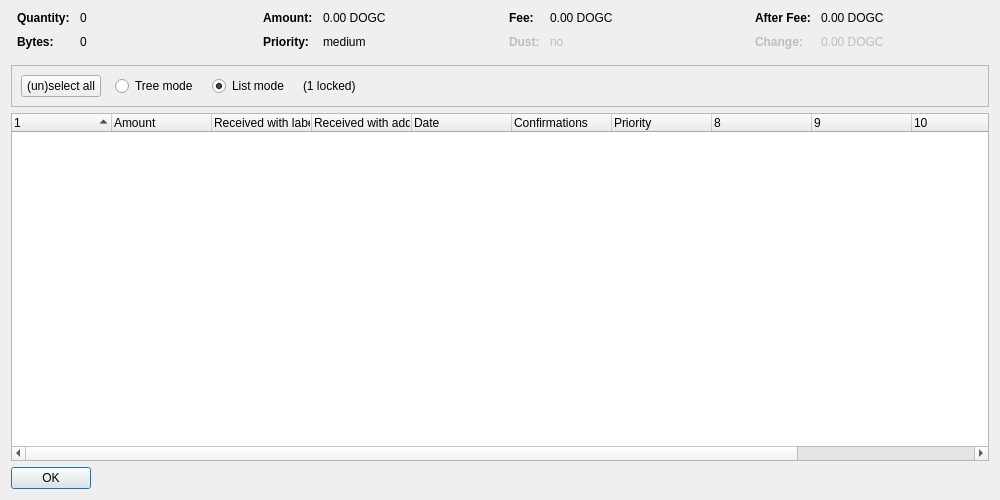
<?xml version="1.0" encoding="UTF-8"?>
<ui version="4.0">
 <class>CoinControlDialog</class>
 <widget class="QDialog" name="CoinControlDialog">
  <property name="geometry">
   <rect>
    <x>0</x>
    <y>0</y>
    <width>1000</width>
    <height>500</height>
   </rect>
  </property>
  <property name="windowTitle">
   <string>Coin Selection</string>
  </property>
  <layout class="QVBoxLayout" name="verticalLayout">
   <item>
    <layout class="QHBoxLayout" name="horizontalLayoutTop" stretch="0,0,0,0">
     <property name="topMargin">
      <number>0</number>
     </property>
     <property name="bottomMargin">
      <number>10</number>
     </property>
     <item>
      <layout class="QFormLayout" name="formLayoutCoinControl1">
       <property name="horizontalSpacing">
        <number>10</number>
       </property>
       <property name="verticalSpacing">
        <number>10</number>
       </property>
       <property name="leftMargin">
        <number>6</number>
       </property>
       <property name="rightMargin">
        <number>6</number>
       </property>
       <item row="0" column="0">
        <widget class="QLabel" name="labelCoinControlQuantityText">
         <property name="font">
          <font>
           <weight>75</weight>
           <bold>true</bold>
          </font>
         </property>
         <property name="text">
          <string>Quantity:</string>
         </property>
        </widget>
       </item>
       <item row="0" column="1">
        <widget class="QLabel" name="labelCoinControlQuantity">
         <property name="cursor">
          <cursorShape>IBeamCursor</cursorShape>
         </property>
         <property name="contextMenuPolicy">
          <enum>Qt::ActionsContextMenu</enum>
         </property>
         <property name="text">
          <string notr="true">0</string>
         </property>
         <property name="textInteractionFlags">
          <set>Qt::LinksAccessibleByMouse|Qt::TextSelectableByKeyboard|Qt::TextSelectableByMouse</set>
         </property>
        </widget>
       </item>
       <item row="1" column="0">
        <widget class="QLabel" name="labelCoinControlBytesText">
         <property name="font">
          <font>
           <weight>75</weight>
           <bold>true</bold>
          </font>
         </property>
         <property name="text">
          <string>Bytes:</string>
         </property>
        </widget>
       </item>
       <item row="1" column="1">
        <widget class="QLabel" name="labelCoinControlBytes">
         <property name="cursor">
          <cursorShape>IBeamCursor</cursorShape>
         </property>
         <property name="contextMenuPolicy">
          <enum>Qt::ActionsContextMenu</enum>
         </property>
         <property name="text">
          <string notr="true">0</string>
         </property>
         <property name="textInteractionFlags">
          <set>Qt::LinksAccessibleByMouse|Qt::TextSelectableByKeyboard|Qt::TextSelectableByMouse</set>
         </property>
        </widget>
       </item>
      </layout>
     </item>
     <item>
      <layout class="QFormLayout" name="formLayoutCoinControl2">
       <property name="horizontalSpacing">
        <number>10</number>
       </property>
       <property name="verticalSpacing">
        <number>10</number>
       </property>
       <property name="leftMargin">
        <number>6</number>
       </property>
       <property name="rightMargin">
        <number>6</number>
       </property>
       <item row="0" column="0">
        <widget class="QLabel" name="labelCoinControlAmountText">
         <property name="font">
          <font>
           <weight>75</weight>
           <bold>true</bold>
          </font>
         </property>
         <property name="text">
          <string>Amount:</string>
         </property>
        </widget>
       </item>
       <item row="0" column="1">
        <widget class="QLabel" name="labelCoinControlAmount">
         <property name="cursor">
          <cursorShape>IBeamCursor</cursorShape>
         </property>
         <property name="contextMenuPolicy">
          <enum>Qt::ActionsContextMenu</enum>
         </property>
         <property name="text">
          <string notr="true">0.00 DOGC</string>
         </property>
         <property name="textInteractionFlags">
          <set>Qt::LinksAccessibleByMouse|Qt::TextSelectableByKeyboard|Qt::TextSelectableByMouse</set>
         </property>
        </widget>
       </item>
       <item row="1" column="0">
        <widget class="QLabel" name="labelCoinControlPriorityText">
         <property name="font">
          <font>
           <weight>75</weight>
           <bold>true</bold>
          </font>
         </property>
         <property name="text">
          <string>Priority:</string>
         </property>
        </widget>
       </item>
       <item row="1" column="1">
        <widget class="QLabel" name="labelCoinControlPriority">
         <property name="cursor">
          <cursorShape>IBeamCursor</cursorShape>
         </property>
         <property name="contextMenuPolicy">
          <enum>Qt::ActionsContextMenu</enum>
         </property>
         <property name="text">
          <string notr="true">medium</string>
         </property>
         <property name="textInteractionFlags">
          <set>Qt::LinksAccessibleByMouse|Qt::TextSelectableByKeyboard|Qt::TextSelectableByMouse</set>
         </property>
        </widget>
       </item>
      </layout>
     </item>
     <item>
      <layout class="QFormLayout" name="formLayoutCoinControl3">
       <property name="horizontalSpacing">
        <number>10</number>
       </property>
       <property name="verticalSpacing">
        <number>10</number>
       </property>
       <property name="leftMargin">
        <number>6</number>
       </property>
       <property name="rightMargin">
        <number>6</number>
       </property>
       <item row="0" column="0">
        <widget class="QLabel" name="labelCoinControlFeeText">
         <property name="font">
          <font>
           <weight>75</weight>
           <bold>true</bold>
          </font>
         </property>
         <property name="text">
          <string>Fee:</string>
         </property>
        </widget>
       </item>
       <item row="0" column="1">
        <widget class="QLabel" name="labelCoinControlFee">
         <property name="cursor">
          <cursorShape>IBeamCursor</cursorShape>
         </property>
         <property name="contextMenuPolicy">
          <enum>Qt::ActionsContextMenu</enum>
         </property>
         <property name="text">
          <string notr="true">0.00 DOGC</string>
         </property>
         <property name="textInteractionFlags">
          <set>Qt::LinksAccessibleByMouse|Qt::TextSelectableByKeyboard|Qt::TextSelectableByMouse</set>
         </property>
        </widget>
       </item>
       <item row="1" column="0">
        <widget class="QLabel" name="labelCoinControlLowOutputText">
         <property name="enabled">
          <bool>false</bool>
         </property>
         <property name="font">
          <font>
           <weight>75</weight>
           <bold>true</bold>
          </font>
         </property>
         <property name="text">
          <string>Dust:</string>
         </property>
        </widget>
       </item>
       <item row="1" column="1">
        <widget class="QLabel" name="labelCoinControlLowOutput">
         <property name="enabled">
          <bool>false</bool>
         </property>
         <property name="cursor">
          <cursorShape>IBeamCursor</cursorShape>
         </property>
         <property name="contextMenuPolicy">
          <enum>Qt::ActionsContextMenu</enum>
         </property>
         <property name="text">
          <string notr="true">no</string>
         </property>
         <property name="textInteractionFlags">
          <set>Qt::LinksAccessibleByMouse|Qt::TextSelectableByKeyboard|Qt::TextSelectableByMouse</set>
         </property>
        </widget>
       </item>
      </layout>
     </item>
     <item>
      <layout class="QFormLayout" name="formLayoutCoinControl4">
       <property name="horizontalSpacing">
        <number>10</number>
       </property>
       <property name="verticalSpacing">
        <number>10</number>
       </property>
       <property name="leftMargin">
        <number>6</number>
       </property>
       <property name="rightMargin">
        <number>6</number>
       </property>
       <item row="0" column="0">
        <widget class="QLabel" name="labelCoinControlAfterFeeText">
         <property name="font">
          <font>
           <weight>75</weight>
           <bold>true</bold>
          </font>
         </property>
         <property name="text">
          <string>After Fee:</string>
         </property>
        </widget>
       </item>
       <item row="0" column="1">
        <widget class="QLabel" name="labelCoinControlAfterFee">
         <property name="cursor">
          <cursorShape>IBeamCursor</cursorShape>
         </property>
         <property name="contextMenuPolicy">
          <enum>Qt::ActionsContextMenu</enum>
         </property>
         <property name="text">
          <string notr="true">0.00 DOGC</string>
         </property>
         <property name="textInteractionFlags">
          <set>Qt::LinksAccessibleByMouse|Qt::TextSelectableByKeyboard|Qt::TextSelectableByMouse</set>
         </property>
        </widget>
       </item>
       <item row="1" column="0">
        <widget class="QLabel" name="labelCoinControlChangeText">
         <property name="enabled">
          <bool>false</bool>
         </property>
         <property name="font">
          <font>
           <weight>75</weight>
           <bold>true</bold>
          </font>
         </property>
         <property name="text">
          <string>Change:</string>
         </property>
        </widget>
       </item>
       <item row="1" column="1">
        <widget class="QLabel" name="labelCoinControlChange">
         <property name="enabled">
          <bool>false</bool>
         </property>
         <property name="cursor">
          <cursorShape>IBeamCursor</cursorShape>
         </property>
         <property name="contextMenuPolicy">
          <enum>Qt::ActionsContextMenu</enum>
         </property>
         <property name="text">
          <string notr="true">0.00 DOGC</string>
         </property>
         <property name="textInteractionFlags">
          <set>Qt::LinksAccessibleByMouse|Qt::TextSelectableByKeyboard|Qt::TextSelectableByMouse</set>
         </property>
        </widget>
       </item>
      </layout>
     </item>
    </layout>
   </item>
   <item>
    <widget class="QFrame" name="frame">
     <property name="minimumSize">
      <size>
       <width>0</width>
       <height>40</height>
      </size>
     </property>
     <property name="frameShape">
      <enum>QFrame::StyledPanel</enum>
     </property>
     <property name="frameShadow">
      <enum>QFrame::Sunken</enum>
     </property>
     <layout class="QHBoxLayout" name="horizontalLayout">
      <item>
       <layout class="QHBoxLayout" name="horizontalLayoutPanel" stretch="0,0,0,0,0">
        <property name="spacing">
         <number>14</number>
        </property>
        <item>
         <widget class="QPushButton" name="pushButtonSelectAll">
          <property name="sizePolicy">
           <sizepolicy hsizetype="Maximum" vsizetype="Fixed">
            <horstretch>0</horstretch>
            <verstretch>0</verstretch>
           </sizepolicy>
          </property>
          <property name="text">
           <string>(un)select all</string>
          </property>
          <property name="autoDefault">
           <bool>false</bool>
          </property>
         </widget>
        </item>
        <item>
         <widget class="QRadioButton" name="radioTreeMode">
          <property name="sizePolicy">
           <sizepolicy hsizetype="Maximum" vsizetype="Fixed">
            <horstretch>0</horstretch>
            <verstretch>0</verstretch>
           </sizepolicy>
          </property>
          <property name="text">
           <string>Tree mode</string>
          </property>
         </widget>
        </item>
        <item>
         <widget class="QRadioButton" name="radioListMode">
          <property name="sizePolicy">
           <sizepolicy hsizetype="Maximum" vsizetype="Fixed">
            <horstretch>0</horstretch>
            <verstretch>0</verstretch>
           </sizepolicy>
          </property>
          <property name="text">
           <string>List mode</string>
          </property>
          <property name="checked">
           <bool>true</bool>
          </property>
         </widget>
        </item>
        <item>
         <widget class="QLabel" name="labelLocked">
          <property name="text">
           <string notr="true">(1 locked)</string>
          </property>
         </widget>
        </item>
        <item>
         <spacer name="horizontalSpacer">
          <property name="orientation">
           <enum>Qt::Horizontal</enum>
          </property>
          <property name="sizeHint" stdset="0">
           <size>
            <width>40</width>
            <height>20</height>
           </size>
          </property>
         </spacer>
        </item>
       </layout>
      </item>
     </layout>
    </widget>
   </item>
   <item>
    <widget class="CoinControlTreeWidget" name="treeWidget">
     <property name="contextMenuPolicy">
      <enum>Qt::CustomContextMenu</enum>
     </property>
     <property name="sortingEnabled">
      <bool>false</bool>
     </property>
     <property name="columnCount">
      <number>12</number>
     </property>
     <attribute name="headerShowSortIndicator" stdset="0">
      <bool>true</bool>
     </attribute>
     <attribute name="headerStretchLastSection">
      <bool>false</bool>
     </attribute>
     <column>
      <property name="text">
       <string/>
      </property>
     </column>
     <column>
      <property name="text">
       <string>Amount</string>
      </property>
     </column>
     <column>
      <property name="text">
       <string>Received with label</string>
      </property>
     </column>
     <column>
      <property name="text">
       <string>Received with address</string>
      </property>
     </column>
     <column>
      <property name="text">
       <string>Date</string>
      </property>
     </column>
     <column>
      <property name="text">
       <string>Confirmations</string>
      </property>
      <property name="toolTip">
       <string>Confirmed</string>
      </property>
     </column>
     <column>
      <property name="text">
       <string>Priority</string>
      </property>
     </column>
     <column>
      <property name="text">
       <string/>
      </property>
     </column>
     <column>
      <property name="text">
       <string/>
      </property>
     </column>
     <column>
      <property name="text">
       <string/>
      </property>
     </column>
     <column>
      <property name="text">
       <string/>
      </property>
     </column>
     <column>
      <property name="text">
       <string/>
      </property>
     </column>
    </widget>
   </item>
   <item>
    <widget class="QDialogButtonBox" name="buttonBox">
     <property name="sizePolicy">
      <sizepolicy hsizetype="Maximum" vsizetype="Fixed">
       <horstretch>0</horstretch>
       <verstretch>0</verstretch>
      </sizepolicy>
     </property>
     <property name="orientation">
      <enum>Qt::Horizontal</enum>
     </property>
     <property name="standardButtons">
      <set>QDialogButtonBox::Ok</set>
     </property>
    </widget>
   </item>
  </layout>
 </widget>
 <customwidgets>
  <customwidget>
   <class>CoinControlTreeWidget</class>
   <extends>QTreeWidget</extends>
   <header>coincontroltreewidget.h</header>
  </customwidget>
 </customwidgets>
 <resources/>
 <connections/>
</ui>
